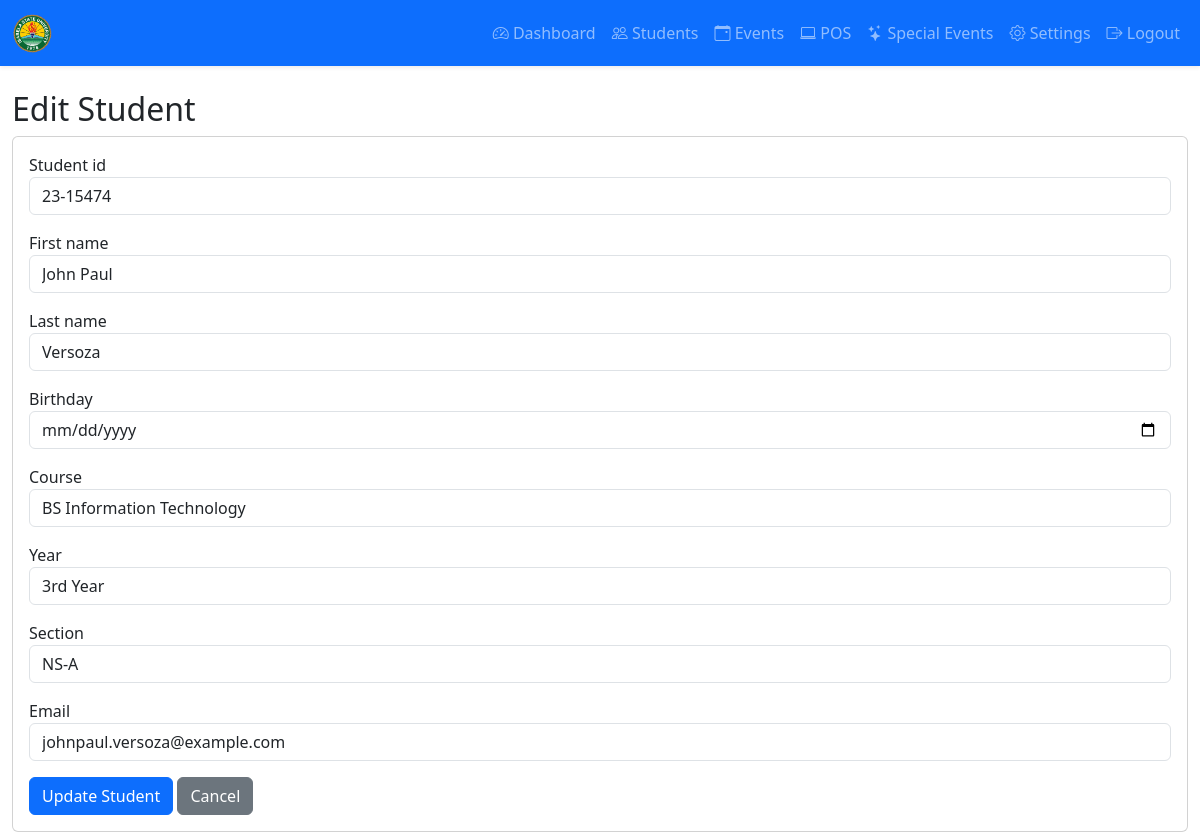
The page /students/edit/60/ (signed in) on the database its author committed.
### core/models.py (models this page shows, shortened)
class Student(models.Model):
    COURSE_CHOICES = (
        ('BSIT', 'BS Information Technology'),
        ('BSCS', 'BS Computer Science'),
        ('BSIS', 'BS Information Systems'),
        ('BSEMC', 'BS Entertainment and Multimedia Computing'),
    )
    YEAR_CHOICES = (
        ('1', '1st Year'),
        ('2', '2nd Year'),
        ('3', '3rd Year'),
        ('4', '4th Year'),
    )
    user = models.OneToOneField(CustomUser, on_delete=models.CASCADE, null=True, blank=True)
    student_id = models.CharField(max_length=50, unique=True)
    first_name = models.CharField(max_length=100)
    middle_name = models.CharField(max_length=50, blank=True, null=True)  # ✅ Added this line
    last_name = models.CharField(max_length=100)
    birthday = models.DateField(null=True, blank=True)
    course = models.CharField(max_length=10, choices=COURSE_CHOICES)
    year = models.CharField(max_length=1, choices=YEAR_CHOICES)
    section = models.CharField(max_length=10)
    email = models.EmailField(blank=True, null=True)
    profile_picture = models.ImageField(upload_to='profiles/', null=True, blank=True)
    is_registered = models.BooleanField(default=False)
    created_at = models.DateTimeField(auto_now_add=True)
    updated_at = models.DateTimeField(auto_now=True)
    class Meta:
        ordering = ['-created_at']

### core/views.py (the view)
# urls.py: path('students/edit/<int:student_id>/', views.edit_student, name='edit_student'),
@login_required
def edit_student(request, student_id):
    if request.user.user_type != 'admin':
        messages.error(request, 'Access denied')
        return redirect('dashboard')
    student = get_object_or_404(Student, id=student_id)
    if request.method == 'POST':
        form = StudentForm(request.POST, instance=student)
        if form.is_valid():
            form.save()
            messages.success(request, 'Student updated successfully')
            return redirect('manage_students')
    else:
        form = StudentForm(instance=student)
    return render(request, 'admin/edit_student.html', {'form': form, 'student': student})

### core/forms.py
class StudentForm(forms.ModelForm):
    class Meta:
        model = Student
        fields = ['student_id', 'first_name', 'last_name', 'birthday', 'course', 'year', 'section', 'email']
        widgets = {
            'birthday': forms.DateInput(attrs={'type': 'date'}),
        }

### templates/admin/edit_student.html (shortened to what this page needs)
{% extends 'base.html' %}
{% load widget_tweaks %}
{% block content %}
<h2>Edit Student</h2>
<div class="card">
    <div class="card-body">
        <form method="post">
            {% for field in form %}
            <div class="mb-3">
                <label>{{ field.label }}</label>
                {% render_field field class="form-control" %}
            </div>
            {% endfor %}
            <button type="submit" class="btn btn-primary">Update Student</button>
            <a href="{% url 'manage_students' %}" class="btn btn-secondary">Cancel</a>
        </form>
    </div>
</div>
{% endblock %}

### rows shown on the page
Student: student_id "23-15474" "John Paul" "Versoza" "BS Information Technology" "3rd Year" "NS-A" "johnpaul.versoza@example.com"

### other values the page prints
{{ field.label }} "Student id" "First name" "Last name" "Birthday" "Course" "Year" "Section" "Email"
